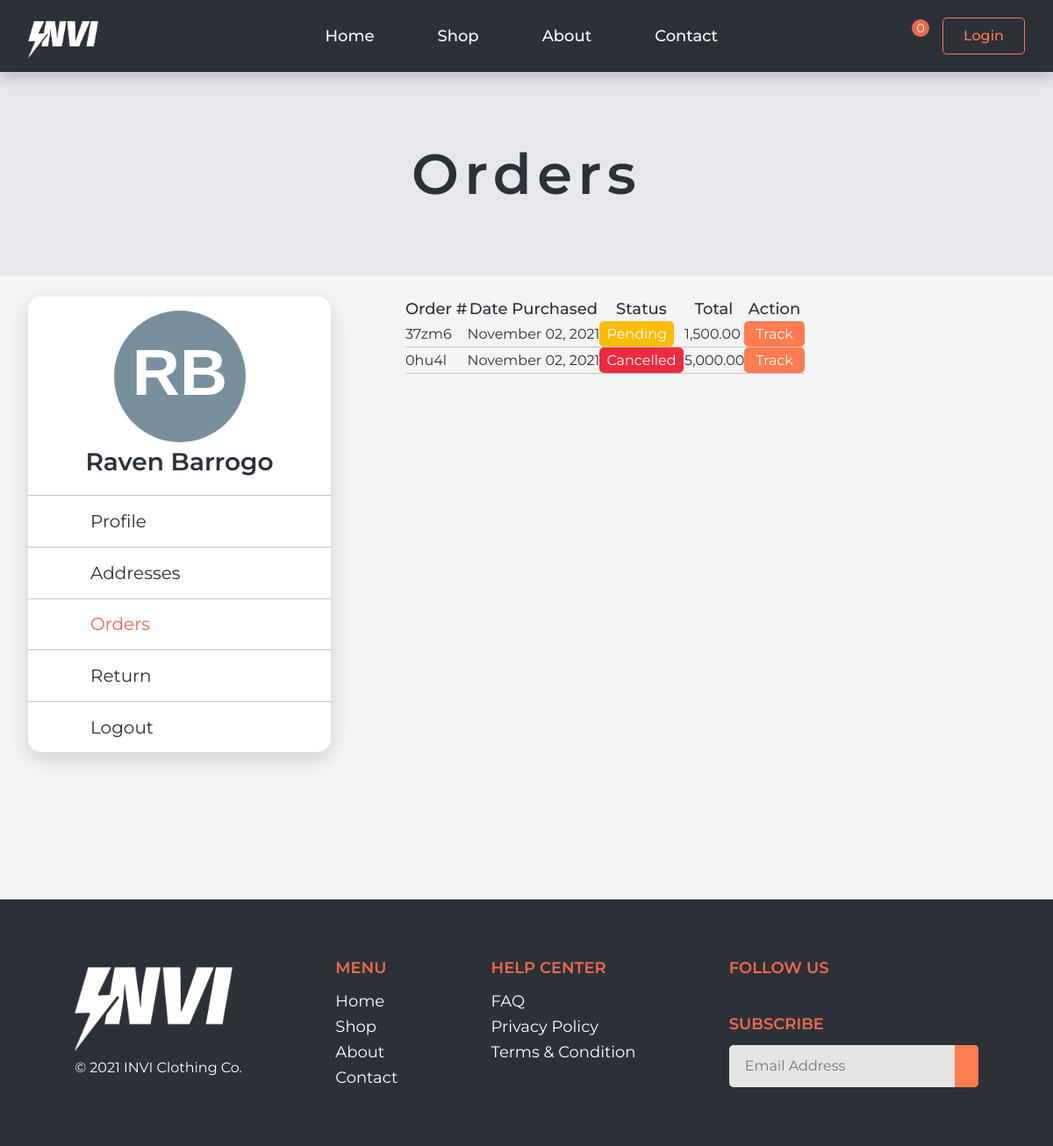
The page /dist/order.php?ID=33 on the database its author committed.
### tables this page shows
CREATE TABLE `account_table` (
  `ID` int(11) NOT NULL AUTO_INCREMENT,
  `firstName` varchar(255) NOT NULL,
  `lastName` varchar(255) NOT NULL,
  `email` varchar(255) NOT NULL,
  `password` varchar(255) NOT NULL,
  `contactNumber` varchar(255) DEFAULT NULL,
  `profileImg` varchar(255) DEFAULT NULL,
  `access` varchar(255) NOT NULL,
  PRIMARY KEY (`ID`)
);

CREATE TABLE `sales_table` (
  `ID` int(11) NOT NULL AUTO_INCREMENT,
  `orderID` varchar(255) NOT NULL,
  `productID` int(11) NOT NULL,
  `stockID` int(11) NOT NULL,
  `salesQty` int(11) NOT NULL,
  `shipMethod` varchar(255) NOT NULL,
  `shipFee` int(11) NOT NULL,
  `paymentMethod` varchar(255) NOT NULL,
  `totalAmount` int(11) NOT NULL,
  `accountID` int(11) NOT NULL,
  `paymentStatus` varchar(255) NOT NULL,
  `orderStatus` varchar(255) NOT NULL,
  `orderDate` datetime NOT NULL DEFAULT current_timestamp(),
  `addressID` int(11) NOT NULL,
  PRIMARY KEY (`ID`),
  KEY `fk_itemID_idx` (`productID`),
  KEY `fk_stockID_idx` (`stockID`),
  KEY `fk_acctID_idx` (`accountID`),
  CONSTRAINT `fk_acctID` FOREIGN KEY (`accountID`) REFERENCES `account_table` (`ID`) ON DELETE CASCADE ON UPDATE CASCADE,
  CONSTRAINT `fk_prodID` FOREIGN KEY (`productID`) REFERENCES `product_table` (`ID`) ON DELETE CASCADE ON UPDATE CASCADE,
  CONSTRAINT `fk_stockID` FOREIGN KEY (`stockID`) REFERENCES `stocks_table` (`ID`) ON DELETE CASCADE ON UPDATE CASCADE
);

### class/webstoreclass.php (called while the page is built, shortened)
<?php
class WebStore
{
  private $server = "mysql:host=localhost;dbname=invi-clothing_database;port=3307";
  private $user = "root";
  private $pass = "";
  private $options = [
    PDO::ATTR_ERRMODE => PDO::ERRMODE_EXCEPTION,
    PDO::ATTR_DEFAULT_FETCH_MODE => PDO::FETCH_ASSOC,
  ];
  public function openConnection()
  {
    try {
      $this->con = new PDO(
        $this->server,
        $this->user,
        $this->pass,
        $this->options
      );
      return $this->con;
    } catch (PDOException $e) {
      echo "There is some problem in the connection :" . $e->getMessage();
    }
  }
  public function setProfile()
  {
    $ID = $_GET["ID"];
    $connection = $this->openConnection();
    $stmt = $connection->prepare(
      "SELECT * FROM account_table WHERE ID = '$ID'"
    );
    $stmt->execute();
    $user = $stmt->fetch();
    $userCount = $stmt->rowCount();
    if ($userCount > 0) {
      return $user;
    } else {
      return $this->show_404();
    }
  }
  public function get_order_customer($ID)
  {
    $connection = $this->openConnection();
    $stmt = $connection->prepare(
      "SELECT *, DATE_FORMAT(orderDate, '%M %d, %Y') as orderDate FROM sales_table WHERE accountID = ? GROUP BY orderID ORDER BY ID DESC"
    );
    $stmt->execute([$ID]);
    $orders = $stmt->fetchall();
    $count = $stmt->rowCount();
    if ($count > 0) {
      return $orders;
    } else {
      return false;
    }
  }
}
?>

### dist/order.php (the view, shortened to what this page needs)
<?php
require_once "../class/webstoreclass.php";
$user = $store->get_userdata();
$title = "Orders";
include_once "../includes/header.php";
$userProfile = $store->setProfile();
$ID = $_GET["ID"];
$orders = $store->get_order_customer($ID);
?>
  <body>
    <div class="page-container">
      <?php include_once "../includes/navbar.php"; ?>
      <main>
        <section id="profile">
          <div class="banner">Orders</div>
          <div class="container">
            <div class="profile-wrapper">
              <?php include_once "../includes/profilesummary.php"; ?>
              <div class="customer-details">
                <?php if ($orders) { ?>
                  <table id="orderTable">
                    <thead>
                      <tr>
                        <th>Order #</th>
                        <th>Date Purchased</th>
                        <th>Status</th>
                        <th>Total</th>
                        <th>Action</th>
                      </tr>
                    </thead>
                    <tbody>
                      <?php foreach ($orders as $order) { ?>
                        <tr>
                          <td><?= $order["orderID"] ?></td>
                          <td><?= $order["orderDate"] ?></td>
                          <td><p class="status <?php if (
                            $order["orderStatus"] === "Pending"
                          ) { ?>pending<?php } elseif (
                            $order["orderStatus"] === "Processing"
                          ) { ?>processing<?php } elseif (
                            $order["orderStatus"] === "Shipped"
                          ) { ?>shipped<?php } elseif (
                            $order["orderStatus"] === "Cancelled"
                          ) { ?>cancelled<?php } else { ?>success<?php } ?>"><?= $order[
  "orderStatus"
] ?></p></td>
                          <td><p class="total-amount"><?= number_format(
                          $order["totalAmount"],
                          2
                        ) ?></p></td>
                          <td><a href="trackorder.php?acctID=<?= $user[
                            "ID"
                          ] ?>&orderID=<?= $order[
  "orderID"
] ?>" class="btn primary-btn track-btn">Track</a></td>
                        </tr>
                      <?php } ?>
                    </tbody>
                  </table>
                <?php } ?>
              </div>
            </div>
          </div>
        </section>
      </main>
      <?php require_once "../includes/footer.php"; ?>
    </div>
  </body>
</html>

### includes/profilesummary.php (shortened to what this page needs)
<div class="profile-summary">
  <div class="user">
    <?php if ($userProfile) { ?>
      <?php if (
        is_null($userProfile["profileImg"]) ||
        empty($userProfile["profileImg"])
      ) { ?>
        <img alt="Profile image" class="avatar">
      <?php } else { ?>
        <img src="./assets/img/<?= $userProfile[
          "profileImg"
        ] ?>" alt="Profile image" class="avatar-img">
      <?php } ?>
    <?php } ?>
    <p class="user-name"><?= $userProfile["firstName"] .
      " " .
      $userProfile["lastName"] ?></p>
  </div>
  <ul class="menu">
    <li>
      <a href="profile.php?ID=<?= $user["ID"] ?>" class="<?= $title ===
"Profile"
  ? "visited"
  : "" ?>"
        ><span
          class="iconify <?= $title === "Profile" ? "visited" : "" ?>"
          data-icon="fa-solid:user"
          data-inline="false"
        ></span
        >Profile</a
      >
    </li>
    <li>
      <a href="addresses.php?ID=<?= $user["ID"] ?>" class="<?= $title ===
"Addresses"
  ? "visited"
  : "" ?>">
        <span
          class="iconify <?= $title === "Addresses" ? "visited" : "" ?>"
          data-icon="ant-design:home-filled"
          data-inline="false"
        ></span
        >Addresses</a
      >
    </li>
    <li>
      <a href="order.php?ID=<?= $user["ID"] ?>" class="<?= $title === "Orders"
  ? "visited"
  : "" ?>"
        ><span
          class="iconify <?= $title === "Orders" ? "visited" : "" ?>"
          data-icon="fa-solid:shopping-bag"
          data-inline="false"
        ></span
        >Orders</a
      >
    </li>
    <li>
      <a href="returnorder.php?ID=<?= $user["ID"] ?>" class="<?= $title ===
"Return Order"
  ? "visited"
  : "" ?>"
        ><span class="iconify <?= $title === "Return Order"
          ? "visited"
          : "" ?>" data-icon="ic:baseline-assignment-return"></span>
        Return</a
      >
    </li>
    <li>
      <a href="logout.php"
        ><span
          class="iconify"
          data-icon="ls:logout"
          data-inline="false"
        ></span
        >Logout</a
      >
    </li>
  </ul>
</div>

### rows shown on the page
account_table: firstName "Raven", lastName "Barrogo"
sales_table: orderID "37zm6", orderDate "November 02, 2021", orderStatus "Pending", totalAmount "1,500.00"
sales_table: orderID "0hu4l", orderDate "November 02, 2021", orderStatus "Cancelled", totalAmount "5,000.00"
